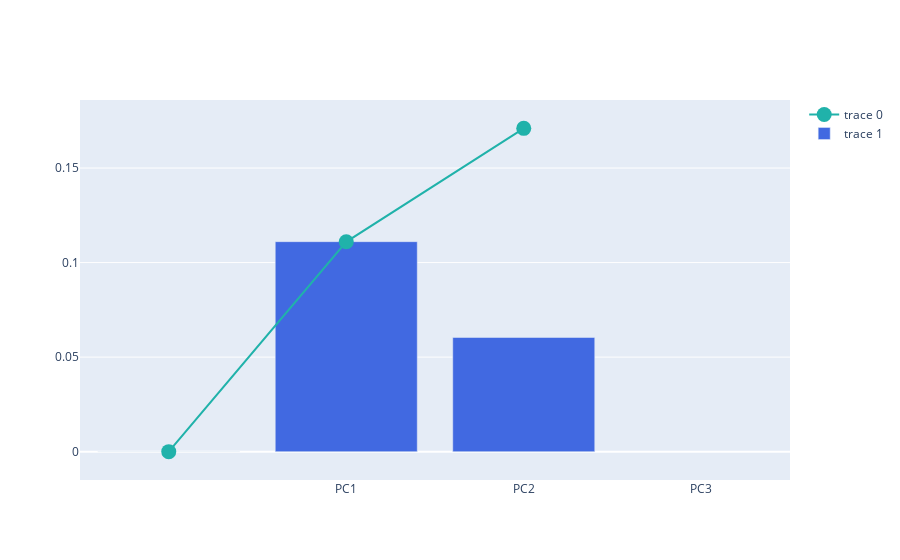

This figure's notebook cell:
### Code cell
#variance expliquée + variance cumulative en %
import plotly.graph_objects as go

fig = go.Figure()

fig.add_trace(
    go.Scatter(
        x=df_explained_variance['PC'],
        y=df_explained_variance['Cumulative Variance'],
        marker=dict(size=15, color="LightSeaGreen")
    ))

fig.add_trace(
    go.Bar(
        x=df_explained_variance['PC'],
        y=df_explained_variance['Explained Variance'],
        marker=dict(color="RoyalBlue")
    ))

fig.show()

### Figure 1 — Plotly figure (JSON) as saved in the notebook; plotly's stock layout.template omitted (floating-point values rounded to 4 significant figures)
{"data": [{"marker": {"color": "LightSeaGreen", "size": 15}, "type": "scatter", "x": ["", "PC1", "PC2", "PC3"], "y": [0, 0.111, 0.171, null]}, {"marker": {"color": "RoyalBlue"}, "type": "bar", "x": ["", "PC1", "PC2", "PC3"], "y": [0, 0.1111, 0.06039, null]}], "layout": {}}
